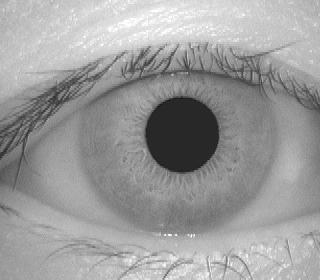
#> input picture CASIA1/1/001_1_1.jpg, 320 x 280 px, found by its file name; its folder holds only this picture in this run
$ python test20_1all.py
#> lines starting #> are read from the running program, lines starting #| are printed output that depends on the picture; after the words box and inside, x2 and y2 are one past the last pixel; in counts of white or black regions, pixels touching at a corner belong together
import os
import sys
import cv2
import numpy as np
import matplotlib.pyplot as plt
from skimage.filters import gabor
from skimage.morphology import skeletonize
# Segment the iris using Hough Circle Transform
def segment_iris(image):
    # Apply a median blur to reduce noise
    blurred = cv2.medianBlur(image, 5)
    # Use Hough Circle Transform to detect pupil
    pupil_circles = cv2.HoughCircles(
        blurred,
        cv2.HOUGH_GRADIENT,
        dp=1,
        minDist=200,
        param1=100,
        param2=30,
        minRadius=30,
        maxRadius=65
    )
    # Create a mask for the detected pupil
    pupil_mask = np.zeros_like(image)
    if pupil_circles is not None:
        pupil_circles = np.uint16(np.around(pupil_circles))
        for pupil_circle in pupil_circles[0, :]:
            pupil_center = (pupil_circle[0], pupil_circle[1])  # Circle center
            pupil_radius = pupil_circle[2]  # Circle radius
            cv2.circle(pupil_mask, pupil_center, pupil_radius, 255, -1)  # Draw filled circle on the mask
    # Create a mask for the iris
    iris_mask = np.zeros_like(image)
    iris_center = pupil_center
    iris_radius = pupil_radius + 20
    cv2.circle(iris_mask, iris_center, iris_radius, 255, -1)  # Draw filled circle on the mask
    # Create the concentric mask
    mask = iris_mask - pupil_mask
    # Apply the mask to isolate the iris
    segmented_iris = cv2.bitwise_and(image, image, mask=mask)
    return segmented_iris, pupil_center, pupil_radius, iris_center, iris_radius

def normalize_iris(image, pupil_center, pupil_radius, iris_center, iris_radius, radial_res=64, angular_res=512):
    theta = np.linspace(0, 2 * np.pi, angular_res)
    r = np.linspace(0, 1, radial_res)
    r, theta = np.meshgrid(r, theta)
    x_pupil = pupil_center[0] + pupil_radius * np.cos(theta)
    y_pupil = pupil_center[1] + pupil_radius * np.sin(theta)
    x_iris = iris_center[0] + iris_radius * np.cos(theta)
    y_iris = iris_center[1] + iris_radius * np.sin(theta)
    x = (1 - r) * x_pupil + r * x_iris
    y = (1 - r) * y_pupil + r * y_iris
    x = np.clip(x, 0, image.shape[1] - 1)
    y = np.clip(y, 0, image.shape[0] - 1)
    normalized = cv2.remap(image, x.astype(np.float32), y.astype(np.float32), interpolation=cv2.INTER_LINEAR)
    return normalized.T

# [49 lines left out: functions remove_eyelashes, enhance_iris, encode_iris_with_gabor, not called in this run]

# 5. Hamming Distance for Matching
def hamming_distance(code1, code2):
    assert len(code1) == len(code2), "Iris codes must be the same length."
    return np.sum(code1 != code2) / len(code1)

# [106 lines left out: functions plot_segmentation, image_enhance, extract_minutiae, match_minutiae, authenticate, encode_features and 1 more, not called in this run]


def check_performance(directory_path):
#> called with directory_path = 'D:\\fingerprint\\iris\\casia-iris\\CASIA1'
    if not os.path.exists(directory_path):
        print(f"Directory '{directory_path}' does not exist.")
        return
    print("Checking performance. ....")
    innerfiles1 = os.listdir(directory_path)
    normalized_iris1_array = []
    for innerfile1 in innerfiles1:
        innerfilepath1 = os.path.join(directory_path, innerfile1)
        rootfiles1 = os.listdir(innerfilepath1)
        imagefiles1 = [f for f in rootfiles1 if f.lower().endswith(('.png', '.jpg', '.jpeg', '.bmp', '.tiff'))]
        if not imagefiles1:
            print(f"No image files found in '{innerfilepath1}'.")
            break
        for imagefile1 in imagefiles1:
            if(imagefile1[4:5] != "1"):
                continue
            imagefilepath1 = os.path.join(innerfilepath1, imagefile1)
            image1 = cv2.imread(imagefilepath1, cv2.IMREAD_GRAYSCALE)
#> image1 is the input picture: shape (280, 320); min 19, max 255, mean 155.9
            segmented_iris1, pupil_center1, pupil_radius1, iris_center1, iris_radius1 = segment_iris(image1)
#> in segment_iris, `pupil_circles = cv2.HoughCircles( blurred, cv2.HOUGH_GRADIENT, dp=1, m..`: pupil_circles = [[182.5, 133.5, 36.9]]
#> in segment_iris, `pupil_circles = np.uint16(np.around(pupil_circles))`: pupil_circles = [[182, 134, 37]]
#> the loop in segment_iris, `for pupil_circle in pupil_circles[0, :]:` made 1 pass
#> after the loop in segment_iris, `for pupil_circle in pupil_circles[0, :]:`:
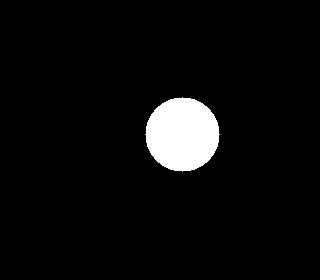
#> pupil_mask: shape (280, 320); 4.8% white; 1 white region, box (x1, y1, x2, y2) and area: (145, 97, 220, 172) 4293
#> in segment_iris, `iris_center = pupil_center`: iris_center = (182, 134)
#> in segment_iris, `iris_radius = pupil_radius + 20`: iris_radius = 57
#> in segment_iris, `cv2.circle(iris_mask, iris_center, iris_radius, 255, -1)`: iris_mask: shape (280, 320); 11.4% white; 1 white region, box (x1, y1, x2, y2) and area: (125, 77, 240, 192) 10189
#> in segment_iris, `mask = iris_mask - pupil_mask`: mask: shape (280, 320); 6.6% white; 1 white region, box (x1, y1, x2, y2) and area: (125, 77, 240, 192) 5896
#> in segment_iris, `segmented_iris = cv2.bitwise_and(image, image, mask=mask)`:
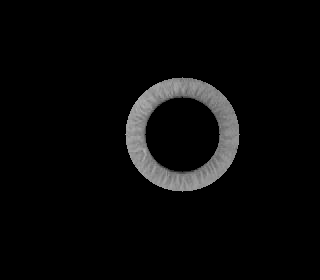
#> segmented_iris: shape (280, 320); min 0, max 181, mean 8.9
#> pupil_center1 = (182, 134); pupil_radius1 = 37; iris_center1 = (182, 134); iris_radius1 = 57
            normalized_iris1 = normalize_iris(image1, pupil_center1, pupil_radius1, iris_center1, iris_radius1)
#> in normalize_iris, `x_pupil = pupil_center[0] + pupil_radius * np.cos(theta)`:
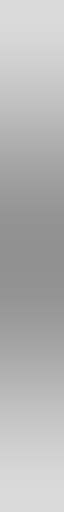
#> x_pupil: shape (512, 64) float64; min 145, max 219, mean 182.1
#> in normalize_iris, `x_pupil = pupil_center[0] + pupil_radius * np.cos(theta)`:
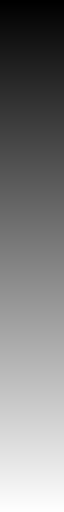
#> theta: shape (512, 64) float64; min 0, max 6.28, mean 3.14; drawn with min black and max white
#> in normalize_iris, `y_pupil = pupil_center[1] + pupil_radius * np.sin(theta)`:
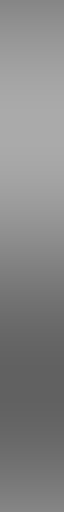
#> y_pupil: shape (512, 64) float64; min 97, max 171, mean 134
#> in normalize_iris, `normalized = cv2.remap(image, x.astype(np.float32), y.astype(np.float3..`:
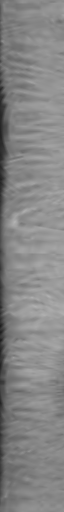
#> normalized: shape (512, 64); min 29, max 178, mean 133.6
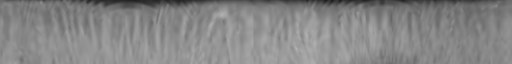
#> normalized_iris1: shape (64, 512); min 29, max 178, mean 133.6
            normalized_iris1_array.append([imagefile1, normalized_iris1])
            print(imagefile1)
    count = 1
    correct = 0
    incorrect = 0
    notfound = 0
    minincorrect = 1
    maxcorrect = 0
    matches_array = []
    innerfiles2 = os.listdir(directory_path)
    for innerfile2 in innerfiles2:
        innerfilepath2 = os.path.join(directory_path, innerfile2)
        rootfiles2 = os.listdir(innerfilepath2)
        imagefiles2 = [f for f in rootfiles2 if f.lower().endswith(('.png', '.jpg', '.jpeg', '.bmp', '.tiff'))]
        if not imagefiles2:
            print(f"No image files found in '{innerfilepath2}'.")
            break
        for imagefile2 in imagefiles2:
            if(imagefile2[4:5] == "1"):
                continue
            imagefilepath2 = os.path.join(innerfilepath2, imagefile2)
            image2 = cv2.imread(imagefilepath2, cv2.IMREAD_GRAYSCALE)
            segmented_iris2, pupil_center2, pupil_radius2, iris_center2, iris_radius2 = segment_iris(image2)
            normalized_iris2 = normalize_iris(image2, pupil_center2, pupil_radius2, iris_center2, iris_radius2)
            current_matches = []
            min_hamming_distance = 1
            second_min_hamming_distance = 1
            min_img_name = ""
            second_min_img_name = ""
            for normalized_iris1 in normalized_iris1_array:
                result, hamming_distance = match_iris(encode_features(normalized_iris1[1]), encode_features(normalized_iris2))
                if(result):
                    if(hamming_distance < min_hamming_distance):
                        second_min_hamming_distance = min_hamming_distance
                        second_min_img_name = min_img_name
                        min_hamming_distance = hamming_distance
                        min_img_name = normalized_iris1[0]
                    elif(hamming_distance < second_min_hamming_distance and hamming_distance != min_hamming_distance):
                        second_min_hamming_distance = hamming_distance
                        second_min_img_name = normalized_iris1[0]
                    current_matches.append([normalized_iris1[0], hamming_distance])
            if(len(current_matches) == 0):
                notfound+=1
            elif(len(current_matches) >= 1):
                if(min_img_name[0:3] == imagefile2[0:3]):
                    correct+=1
                    if(min_hamming_distance > maxcorrect):
                        maxcorrect = min_hamming_distance
                    if(second_min_hamming_distance < minincorrect and second_min_img_name[0:3] != imagefile2[0:3]):
                        minincorrect = second_min_hamming_distance
                else:
                    incorrect+=1
                    if(min_hamming_distance < minincorrect):
                        minincorrect = min_hamming_distance
            matches_array.append([imagefile2, current_matches])
            print(count, "/432 ", imagefile2, min_img_name, maxcorrect, minincorrect)
            print(correct, incorrect, notfound)
            count+=1
    print(correct, incorrect, notfound, maxcorrect, minincorrect)
    print(matches_array)
    #with open("results.txt", "a") as f:
     #   f.write("")


#plot_segmentation("D:\\fingerprint\iris\casia-iris\CASIA1")
check_performance("D:\\fingerprint\iris\casia-iris\CASIA1")
'''
image1 = cv2.imread("D:\\fingerprint\iris\casia-iris\CASIA1\\2\\002_1_1.jpg", cv2.IMREAD_GRAYSCALE)
image2 = cv2.imread("D:\\fingerprint\iris\casia-iris\CASIA1\\2\\002_1_3.jpg", cv2.IMREAD_GRAYSCALE)
segmented_iris1, pupil_center1, pupil_radius1, iris_center1, iris_radius1 = segment_iris(image1)
normalized_iris1 = normalize_iris(image1, pupil_center1, pupil_radius1, iris_center1, iris_radius1)
segmented_iris2, pupil_center2, pupil_radius2, iris_center2, iris_radius2 = segment_iris(image2)
normalized_iris2 = normalize_iris(image2, pupil_center2, pupil_radius2, iris_center2, iris_radius2)

print(match_iris(encode_features(normalized_iris1), encode_features(normalized_iris2)))
#print(hamming_distance(encode_iris_with_gabor(enhance_iris(normalized_iris1)), encode_iris_with_gabor(enhance_iris(normalized_iris2))))
'''

$ run again, on CASIA1/1/001_1_2.jpg
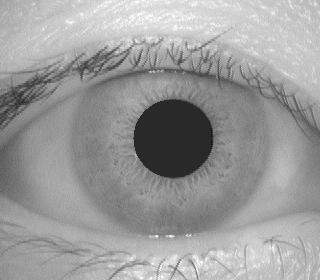
#> input picture CASIA1/1/001_1_2.jpg, 320 x 280 px, found by its file name
#> in check_performance, image1 is the input picture: shape (280, 320); min 12, max 255, mean 155
#> in segment_iris, `pupil_circles = cv2.HoughCircles( blurred, cv2.HOUGH_GRADIENT, dp=1, m..`: pupil_circles = [[172.5, 137.5, 39.3]]
#> in segment_iris, `pupil_circles = np.uint16(np.around(pupil_circles))`: pupil_circles = [[172, 138, 39]]
#> the loop in segment_iris, `for pupil_circle in pupil_circles[0, :]:` made 1 pass
#> after the loop in segment_iris, `for pupil_circle in pupil_circles[0, :]:`:
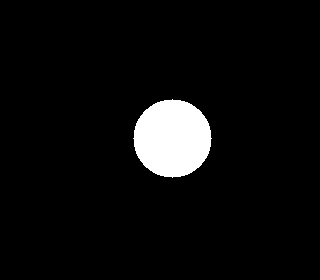
#> pupil_mask: shape (280, 320); 5.3% white; 1 white region, box (x1, y1, x2, y2) and area: (133, 99, 212, 178) 4777
#> iris_center = (172, 138)
#> iris_radius = 59
#> iris_mask: shape (280, 320); 12.2% white; 1 white region, box (x1, y1, x2, y2) and area: (113, 79, 232, 198) 10913
#> mask: shape (280, 320); 6.8% white; 1 white region, box (x1, y1, x2, y2) and area: (113, 79, 232, 198) 6136
#> pupil_center1 = (172, 138); pupil_radius1 = 39; iris_center1 = (172, 138); iris_radius1 = 59
#> in check_performance, `normalized_iris1 = normalize_iris(image1, pupil_center1, pupil_radius1..`:
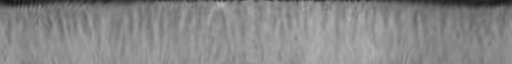
#> normalized_iris1: shape (64, 512); min 19, max 185, mean 135.6

$ run again, on CASIA1/1/001_1_3.jpg
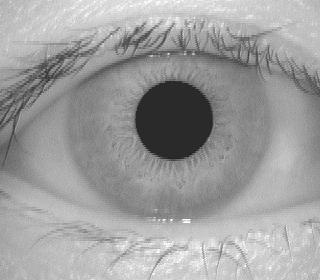
#> input picture CASIA1/1/001_1_3.jpg, 320 x 280 px, found by its file name
#> in check_performance, image1 is the input picture: shape (280, 320); min 24, max 255, mean 158
#> in segment_iris, `pupil_circles = cv2.HoughCircles( blurred, cv2.HOUGH_GRADIENT, dp=1, m..`: pupil_circles = [[173.5, 119.5, 39.2]]
#> in segment_iris, `pupil_circles = np.uint16(np.around(pupil_circles))`: pupil_circles = [[174, 120, 39]]
#> the loop in segment_iris, `for pupil_circle in pupil_circles[0, :]:` made 1 pass
#> after the loop in segment_iris, `for pupil_circle in pupil_circles[0, :]:`:
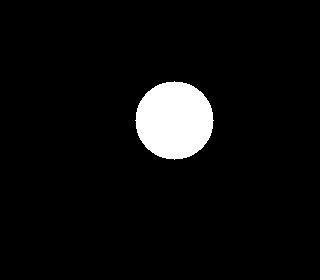
#> pupil_mask: shape (280, 320); 5.3% white; 1 white region, box (x1, y1, x2, y2) and area: (135, 81, 214, 160) 4777
#> iris_center = (174, 120)
#> iris_radius = 59
#> iris_mask: shape (280, 320); 12.2% white; 1 white region, box (x1, y1, x2, y2) and area: (115, 61, 234, 180) 10913
#> mask: shape (280, 320); 6.8% white; 1 white region, box (x1, y1, x2, y2) and area: (115, 61, 234, 180) 6136
#> pupil_center1 = (174, 120); pupil_radius1 = 39; iris_center1 = (174, 120); iris_radius1 = 59
#> in check_performance, `normalized_iris1 = normalize_iris(image1, pupil_center1, pupil_radius1..`:
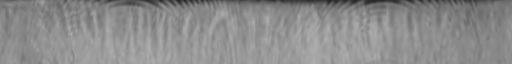
#> normalized_iris1: shape (64, 512); min 36, max 176, mean 139.6

$ run again, on CASIA1/1/001_2_2.jpg
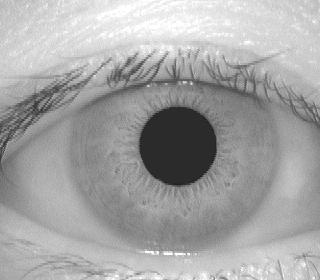
#> input picture CASIA1/1/001_2_2.jpg, 320 x 280 px, found by its file name
#> in check_performance, image2 is the input picture: shape (280, 320); min 22, max 255, mean 164.6
#> in segment_iris, `pupil_circles = cv2.HoughCircles( blurred, cv2.HOUGH_GRADIENT, dp=1, m..`: pupil_circles = [[177.5, 144.5, 38.5]]
#> in segment_iris, `pupil_circles = np.uint16(np.around(pupil_circles))`: pupil_circles = [[178, 144, 38]]
#> the loop in segment_iris, `for pupil_circle in pupil_circles[0, :]:` made 1 pass
#> iris_center = (178, 144)
#> iris_radius = 58
#> iris_mask: shape (280, 320); 11.8% white; 1 white region, box (x1, y1, x2, y2) and area: (120, 86, 237, 203) 10557
#> mask: shape (280, 320); 6.7% white; 1 white region, box (x1, y1, x2, y2) and area: (120, 86, 237, 203) 6044
#> pupil_center2 = (178, 144); pupil_radius2 = 38; iris_center2 = (178, 144); iris_radius2 = 58
#> in check_performance, `normalized_iris2 = normalize_iris(image2, pupil_center2, pupil_radius2..`:
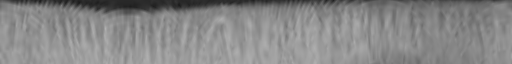
#> normalized_iris2: shape (64, 512); min 28, max 178, mean 134.8
#> after the loop in check_performance, `for normalized_iris1 in normalized_iris1_array:`: current_matches = []; min_hamming_distance = 1; min_img_name = ''; second_min_hamming_distance = 1; second_min_img_name = ''
#| 1 /432  001_2_2.jpg  0 1
#| [['001_2_2.jpg', []]]
